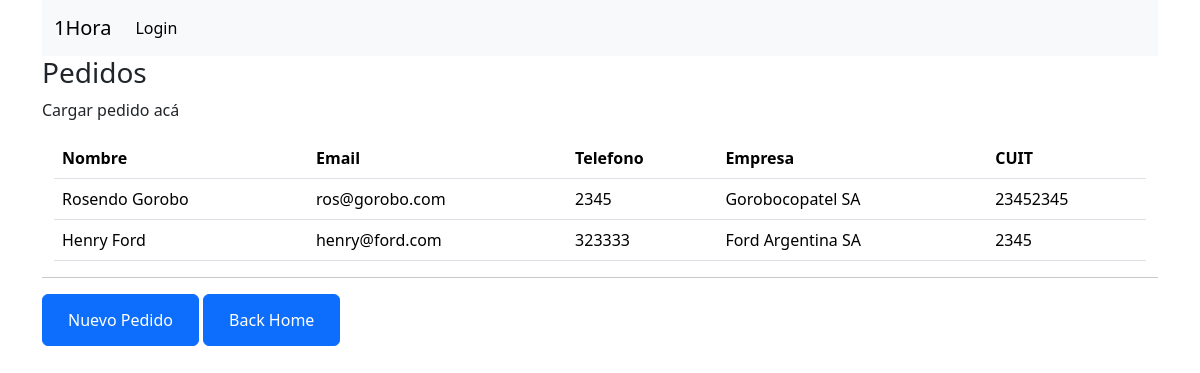
Page /pedidos/ on the committed database.
### pedidos/models.py (models this page shows)
class Customer(models.Model):
    user = models.ForeignKey(User, on_delete=models.CASCADE, related_name='customer', default=1)
    name = models.CharField(max_length=30)
    email = models.EmailField()
    phone_number = models.IntegerField(default=0)
    company_name = models.CharField(max_length=30)
    company_tax_id = models.IntegerField(default=0)

### pedidos/views.py (the view)
# urls.py: path('pedidos/', views.customer_list_view, name='pedidos'),
def customer_list_view(request):
    customers = Customer.objects.all()
    context = {'customers': customers}
    return render(request, 'pedidos.html', context)

### pedidos/templates/pedidos.html
{% extends 'base.html' %}
{% block content %}
<h3>Pedidos</h3>
<p>Cargar pedido acá</p>
<div class="container">
  <table class="table">
      <thead>
        <tr>
          <th>Nombre</th>
          <th>Email</th>
          <th>Telefono</th>
          <th>Empresa</th>
          <th>CUIT</th>
        </tr>
      </thead>
      <tbody>
        {% for customer in customers %}
          <tr>
            <td>{{ customer.name }}</td>
            <td>{{ customer.email }}</td>
            <td>{{ customer.phone_number }}</td>
            <td>{{ customer.company_name }}</td>
            <td>{{ customer.company_tax_id }}</td>
          </tr>
        {% endfor %}
      </tbody>
    </table>
  </div>
  <hr>
  <button type="button" class="btn btn-primary">
    <a href="{% url 'home' %}" class="btn btn-primary">Nuevo Pedido</a>
  </button>
  <button type="button" class="btn btn-primary">
    <a href="{% url 'home' %}" class="btn btn-primary">Back Home</a>
  </button>
{% endblock %}

### rows in the picture
Customer: name "Rosendo Gorobo", email "ros@gorobo.com", phone_number "2345", company_name "Gorobocopatel SA", company_tax_id "23452345"
Customer: name "Henry Ford", email "henry@ford.com", phone_number "323333", company_name "Ford Argentina SA", company_tax_id "2345"
